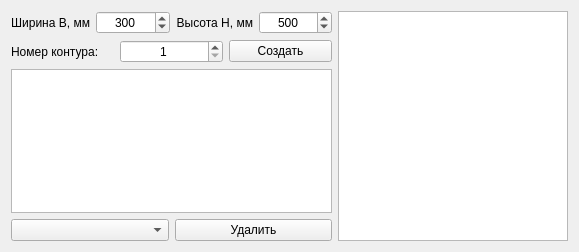
<?xml version="1.0" encoding="UTF-8"?>
<ui version="4.0">
 <class>FormRectContour</class>
 <widget class="QWidget" name="FormRectContour">
  <property name="geometry">
   <rect>
    <x>0</x>
    <y>0</y>
    <width>579</width>
    <height>250</height>
   </rect>
  </property>
  <property name="windowTitle">
   <string>Прямоугольный контур</string>
  </property>
  <layout class="QHBoxLayout" name="horizontalLayout_5">
   <item>
    <layout class="QHBoxLayout" name="horizontalLayout">
     <item>
      <layout class="QVBoxLayout" name="verticalLayout">
       <item>
        <layout class="QHBoxLayout" name="horizontalLayout_2">
         <item>
          <widget class="QLabel" name="label_2">
           <property name="text">
            <string>Ширина В, мм</string>
           </property>
           <property name="alignment">
            <set>Qt::AlignRight|Qt::AlignTrailing|Qt::AlignVCenter</set>
           </property>
          </widget>
         </item>
         <item>
          <widget class="QSpinBox" name="spinBoxB">
           <property name="alignment">
            <set>Qt::AlignCenter</set>
           </property>
           <property name="minimum">
            <number>1</number>
           </property>
           <property name="maximum">
            <number>10000</number>
           </property>
           <property name="value">
            <number>300</number>
           </property>
          </widget>
         </item>
         <item>
          <widget class="QLabel" name="label_3">
           <property name="text">
            <string>Высота Н, мм</string>
           </property>
           <property name="alignment">
            <set>Qt::AlignRight|Qt::AlignTrailing|Qt::AlignVCenter</set>
           </property>
          </widget>
         </item>
         <item>
          <widget class="QSpinBox" name="spinBoxH">
           <property name="alignment">
            <set>Qt::AlignCenter</set>
           </property>
           <property name="minimum">
            <number>1</number>
           </property>
           <property name="maximum">
            <number>10000</number>
           </property>
           <property name="value">
            <number>500</number>
           </property>
          </widget>
         </item>
        </layout>
       </item>
       <item>
        <layout class="QHBoxLayout" name="horizontalLayout_3">
         <item>
          <widget class="QLabel" name="label">
           <property name="text">
            <string>Номер контура:</string>
           </property>
          </widget>
         </item>
         <item>
          <widget class="QSpinBox" name="spinBoxNum">
           <property name="alignment">
            <set>Qt::AlignCenter</set>
           </property>
           <property name="minimum">
            <number>1</number>
           </property>
           <property name="maximum">
            <number>1000</number>
           </property>
          </widget>
         </item>
         <item>
          <widget class="QPushButton" name="pushButtonAdd">
           <property name="text">
            <string>Создать</string>
           </property>
          </widget>
         </item>
        </layout>
       </item>
       <item>
        <widget class="QTableView" name="tableViewPointsContour"/>
       </item>
       <item>
        <layout class="QHBoxLayout" name="horizontalLayout_4">
         <item>
          <widget class="QComboBox" name="comboBoxNums"/>
         </item>
         <item>
          <widget class="QPushButton" name="pushButtonDel">
           <property name="text">
            <string>Удалить</string>
           </property>
          </widget>
         </item>
        </layout>
       </item>
      </layout>
     </item>
     <item>
      <widget class="QGraphicsView" name="graphicsView">
       <property name="minimumSize">
        <size>
         <width>230</width>
         <height>230</height>
        </size>
       </property>
       <property name="maximumSize">
        <size>
         <width>230</width>
         <height>230</height>
        </size>
       </property>
      </widget>
     </item>
    </layout>
   </item>
  </layout>
 </widget>
 <resources/>
 <connections/>
</ui>
